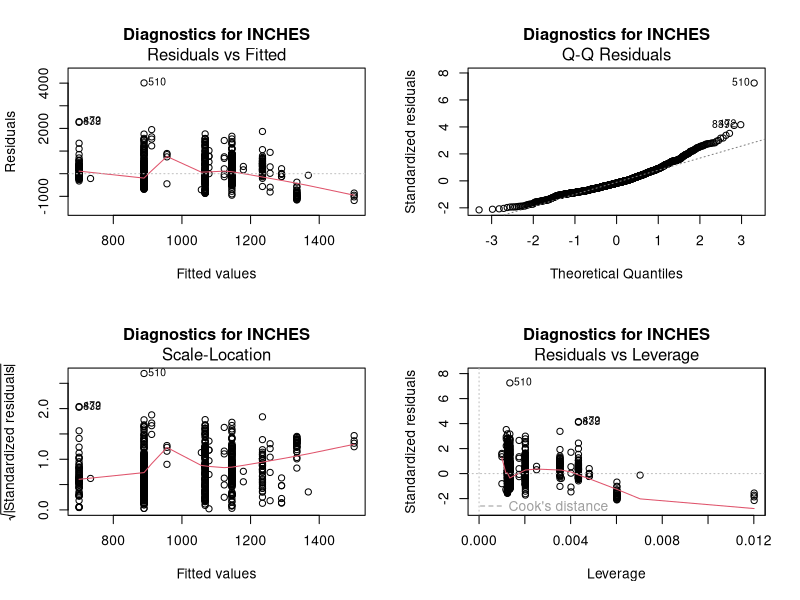
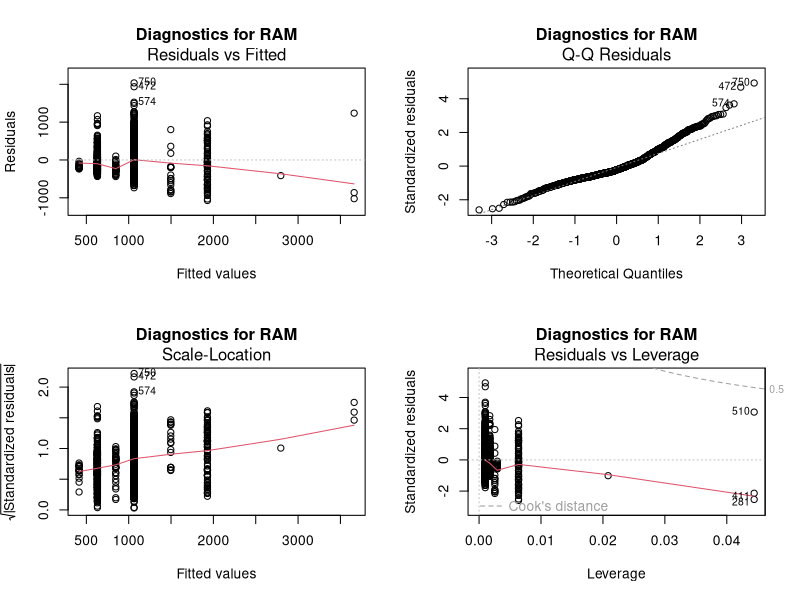
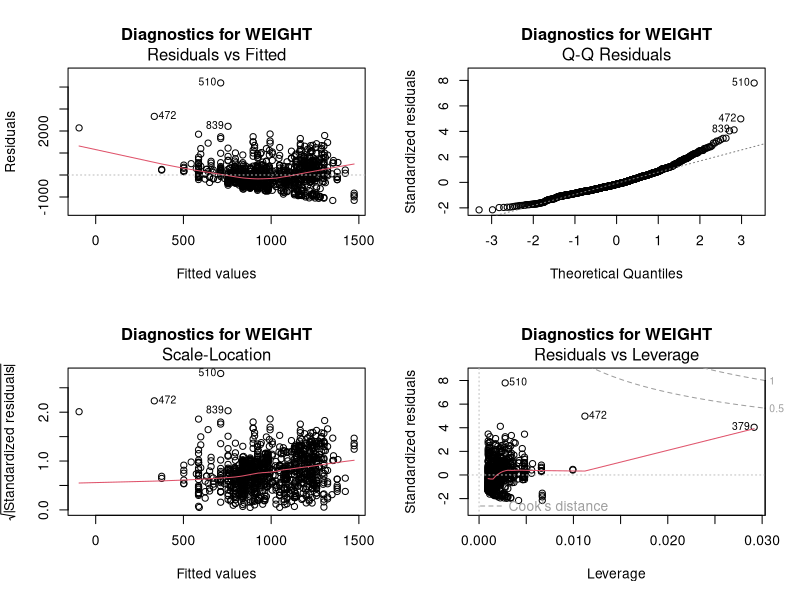
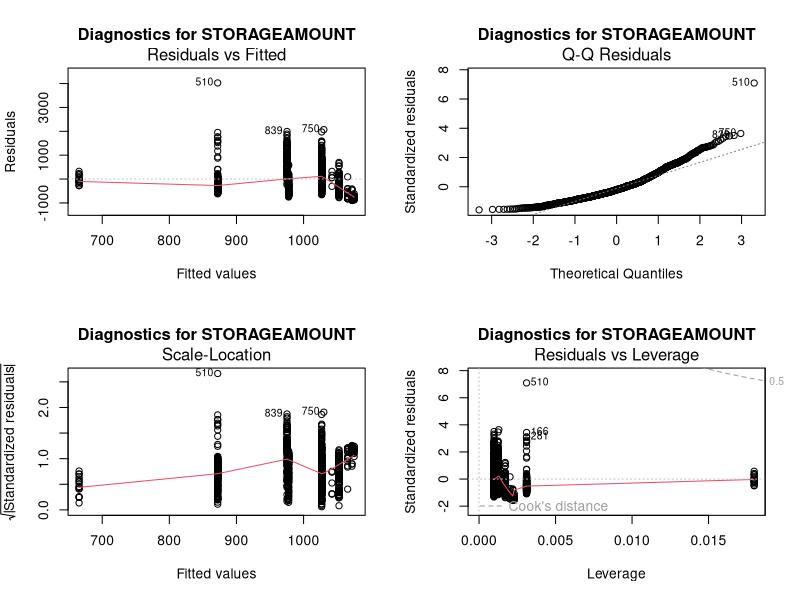
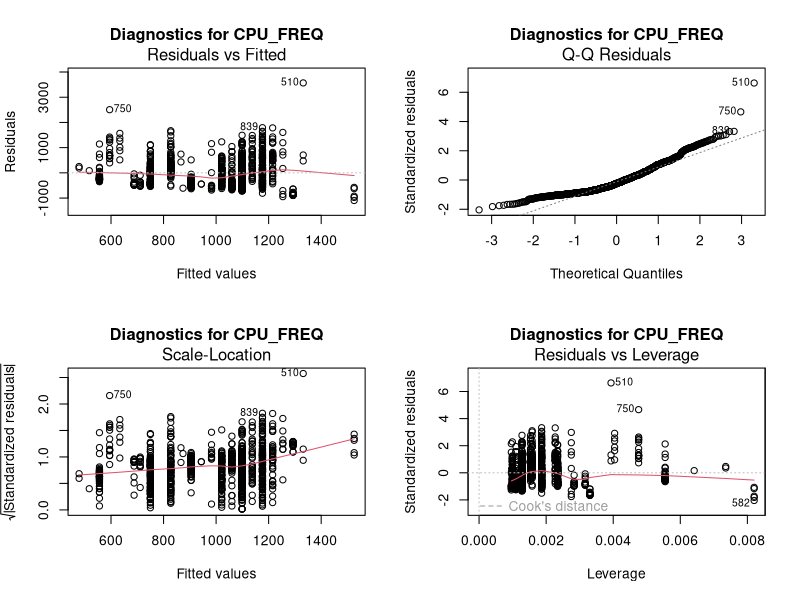
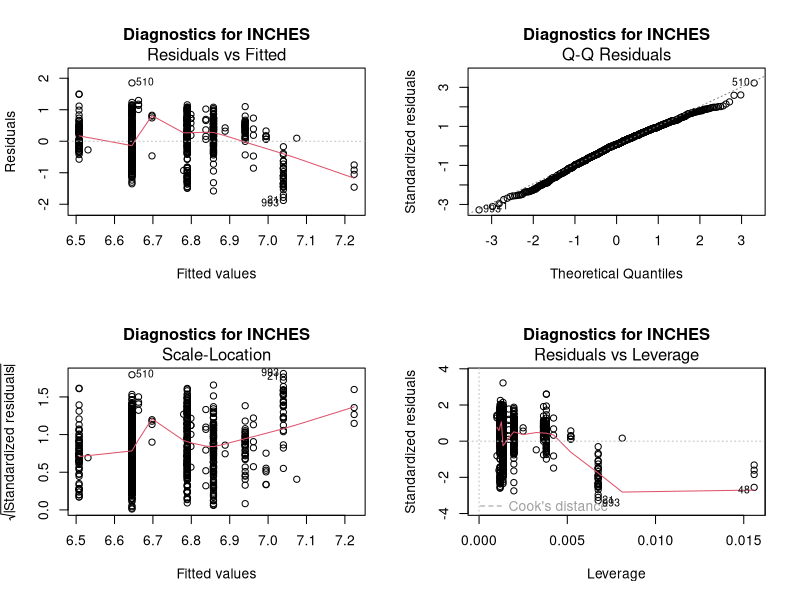
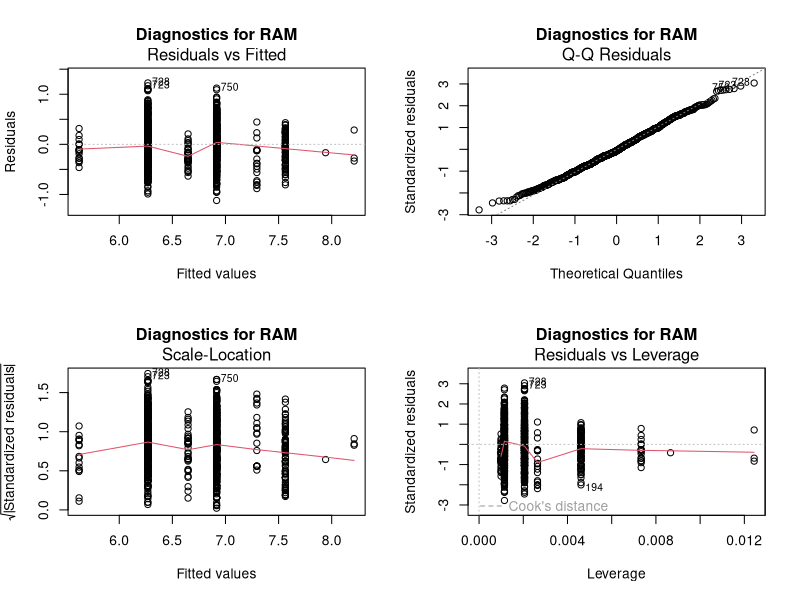
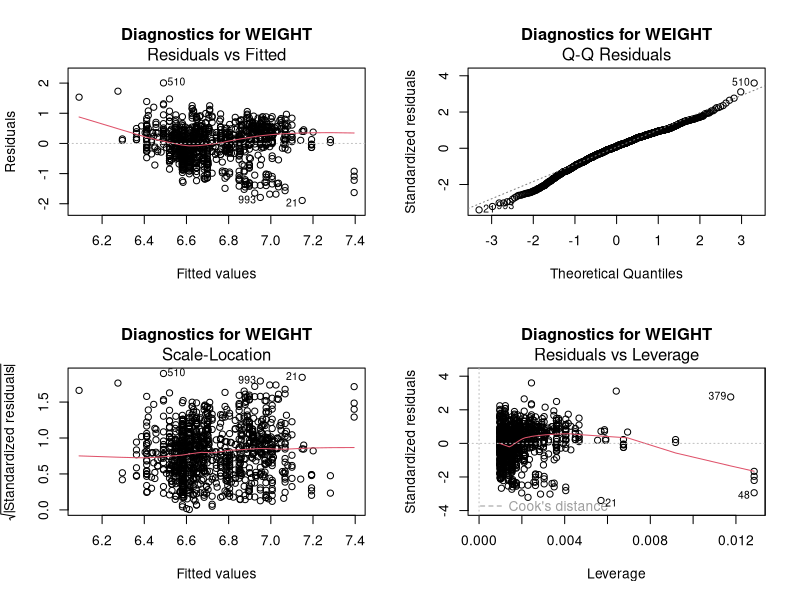

Reproduce these figures in R, in order.
library(readr)
library(ggplot2)
library(dplyr)
laptop_prices_modified <- read_csv("laptop_prices_modified.csv")

subset_columns <- c("inches", "ram", "weight", "storageamount", "CPU_freq") # "storagetype", "company"

# Summarize data
for (col in subset_columns) {
  print(toupper(col))
  formula <- as.formula(paste("price_euros ~", col))
  model <- lm(formula, data = laptop_prices_modified)
  print(summary(model))
}

# Generate Diagnostics Plots -- No remedial measures
for (col in subset_columns) {
  print(toupper(col)) 
  formula <- as.formula(paste("price_euros ~", col))
  model <- lm(formula, data = laptop_prices_modified)
  par(mfrow = c(2, 2))
  plot(model, main = paste("Diagnostics for", toupper(col)))
}

# multiple regression model
laptop_prices_modified$company_factor <- as.factor(laptop_prices_modified$company)
laptop_prices_modified$storage_type_factor <- as.factor(laptop_prices_modified$storagetype)
full_model = lm(
  price_euros ~ inches + ram + weight + storageamount + storage_type_factor + company_factor,
  data = laptop_prices_modified
)
summary(full_model)

# Apply logarithmic transformation to the relevant columns and then fit the models
for (col in subset_columns) {
  print(toupper(col)) 
  transformed_data <- laptop_prices_modified
  transformed_data$log_price <- log(transformed_data$price_euros)
  if (is.numeric(transformed_data[[col]])) {
    transformed_data[[paste0("log_", col)]] <- log(transformed_data[[col]])
  }
  formula <- as.formula(paste("log_price ~", paste0("log_", col)))
  model <- lm(formula, data = transformed_data)
  fitted_values <- fitted(model)
  residuals_values <- residuals(model)
  
  # Generate diagnostics plots
  par(mfrow = c(2, 2))
  plot(model, main = paste("Diagnostics for", toupper(col)))
}

# Predicted vs. Actual
predicted <- predict(full_model)
actual <- laptop_prices_modified$price_euros

# Scatter plot
par(mfrow = c(1, 1))
plot(actual, predicted, 
     xlab = "Actual Prices", 
     ylab = "Predicted Prices", 
     main = "Predicted vs. Actual Prices")
abline(0, 1, col = "red")  # Add a y = x line


# Partial dependence plots
for (col in subset_columns) {
  p <- ggplot(data = laptop_prices_modified, aes_string(x = col, y = "price_euros")) +
    geom_point(alpha = 0.5) +  # Add data points
    geom_smooth(method = "lm", formula = y ~ x, se = TRUE, color = "blue") +  # Add regression line
    labs(title = paste("Effect of", col, "on Price"), 
         x = col, 
         y = "Price (Euros)")
  
  print(p)
}

# Partial dependence on Company
laptop_prices_modified$company_factor_ordered <- reorder(
  laptop_prices_modified$company_factor,
  laptop_prices_modified$price_euros,
  FUN = median
)
# Plot with reordered factor levels
ggplot(data = laptop_prices_modified, aes(x = company_factor_ordered, y = price_euros)) +
  geom_point(alpha = 0.5) +  # Add data points
  geom_smooth(method = "lm", formula = y ~ x, se = TRUE, color = "blue") +  # Add regression line
  labs(title = "Effect of Company on Price", x = "Company (Ordered by Average Price)", y = "Price (Euros)") +
  theme(axis.text.x = element_text(angle = 45, hjust = 1))


# Fit the full linear model
full_model <- lm(price_euros ~ inches + ram + weight + storageamount + 
                   storage_type_factor + company_factor, data = laptop_prices_modified)

# Generate the diagnostic plots for the full model
par(mfrow = c(2, 2))  # Arrange the plots in a 2x2 grid

# Residuals vs. Fitted plot
plot(full_model, main = "Residuals vs. Fitted")

# Apply log transformation to the full model
laptop_prices_modified$log_price <- log(laptop_prices_modified$price_euros)
laptop_prices_modified$log_inches <- log(laptop_prices_modified$inches)
laptop_prices_modified$log_ram <- log(laptop_prices_modified$ram)
laptop_prices_modified$log_weight <- log(laptop_prices_modified$weight)
laptop_prices_modified$log_storageamount <- log(laptop_prices_modified$storageamount)

# Fit the model with log-transformed variables
log_formula <- log_price ~ log_inches + log_ram + log_weight + log_storageamount + 
  storage_type_factor + company_factor

log_model <- lm(log_formula, data = laptop_prices_modified)

# Print the summary of the transformed model
summary(log_model)

# Generate the diagnostic plots for the log-transformed model
par(mfrow = c(2, 2))  # Arrange the plot layout (2x2 grid)
plot(log_model, main = "Diagnostics for Log-Transformed Model")



# Singular Comparison Models
weight_inches = lm(
  price_euros ~ inches + weight,
  data = laptop_prices_modified
)
summary(weight_inches)

storage_amount_type = lm(
  price_euros ~ storageamount + storage_type_factor,
  data = laptop_prices_modified
)
summary(storage_amount_type)

freq_ram = lm(
  price_euros ~ CPU_freq + ram,
  data = laptop_prices_modified
)
summary(freq_ram)

company_freq = lm(
  price_euros ~ CPU_freq + company_factor,
  data = laptop_prices_modified
)
summary(company_freq)

company_ram = lm(
  price_euros ~ ram + company_factor,
  data = laptop_prices_modified
)
summary(company_ram)


company_storage_amount = lm(
  price_euros ~ storageamount + company_factor,
  data = laptop_prices_modified
)
summary(company_storage_amount)

company_inches = lm(
  price_euros ~ inches + company_factor,
  data = laptop_prices_modified
)
summary(company_inches)

company_weight = lm(
  price_euros ~ weight + company_factor,
  data = laptop_prices_modified
)
summary(company_weight)

company_weight_inches = lm(
  price_euros ~ inches + weight + company_factor,
  data = laptop_prices_modified
)
summary(company_weight_inches)


# Ranges
subset_000_100 <- subset(laptop_prices_modified, storageamount >= 0 & storageamount < 100)
subset_100_200 <- subset(laptop_prices_modified, storageamount >= 100 & storageamount < 200)
subset_200_400 <- subset(laptop_prices_modified, storageamount >= 200 & storageamount < 400)
subset_400_600 <- subset(laptop_prices_modified, storageamount >= 400 & storageamount < 600)
subset_600_1200 <- subset(laptop_prices_modified, storageamount >= 600 & storageamount < 1200)
subset_1200_2200 <- subset(laptop_prices_modified, storageamount >= 1200 & storageamount < 2200)
lm_000_200 <- lm(price_euros ~ inches + weight, data = subset_000_100)
lm_000_200 <- lm(price_euros ~ inches + weight, data = subset_100_200)
lm_200_300 <- lm(price_euros ~ inches + weight, data = subset_200_400)
lm_400_600 <- lm(price_euros ~ inches + weight, data = subset_400_600)
lm_600_1200 <- lm(price_euros ~ inches + weight, data = subset_600_1200)
lm_1200_2200 <- lm(price_euros ~ inches + weight, data = subset_1200_2200)

laptop_prices_modified$storage_range <- cut(
  laptop_prices_modified$storageamount,
  breaks = c(0, 100, 200, 400, 600, 1200, 2200),  # Define range endpoints
  labels = c("0-100GB", "100-200GB", "200-400GB", "400-600GB", "600-1200GB", "1200-2200GB"),
  right = FALSE  # Use left-closed intervals [a, b)
)

lm_with_ranges <- lm(price_euros ~ inches + weight + storage_range, data = laptop_prices_modified)
summary(lm_with_ranges)

table(laptop_prices_modified$storage_range)

# Jitter Plot
ggplot(laptop_prices_modified, aes(x = storage_range, y = price_euros)) +
  #geom_boxplot(outlier.color = "red", alpha = 0.7) +  # Boxplot with slightly transparent boxes
  geom_jitter(width = 0.2, alpha = 0.5, color = "blue") +  # Jittered points for raw data
  labs(title = "Price by Storage Range", x = "Storage Range", y = "Price (Euros)") +
  theme_minimal()


# Min and Max storage within ranges
storage_summary <- aggregate(storageamount ~ storage_range, data = laptop_prices_modified, 
                             FUN = function(x) c(min = min(x, na.rm = TRUE), max = max(x, na.rm = TRUE)))
# Split into separate columns for min and max
storage_summary <- do.call(data.frame, storage_summary)
names(storage_summary)[2:3] <- c("min_storage", "max_storage")
print(storage_summary)


